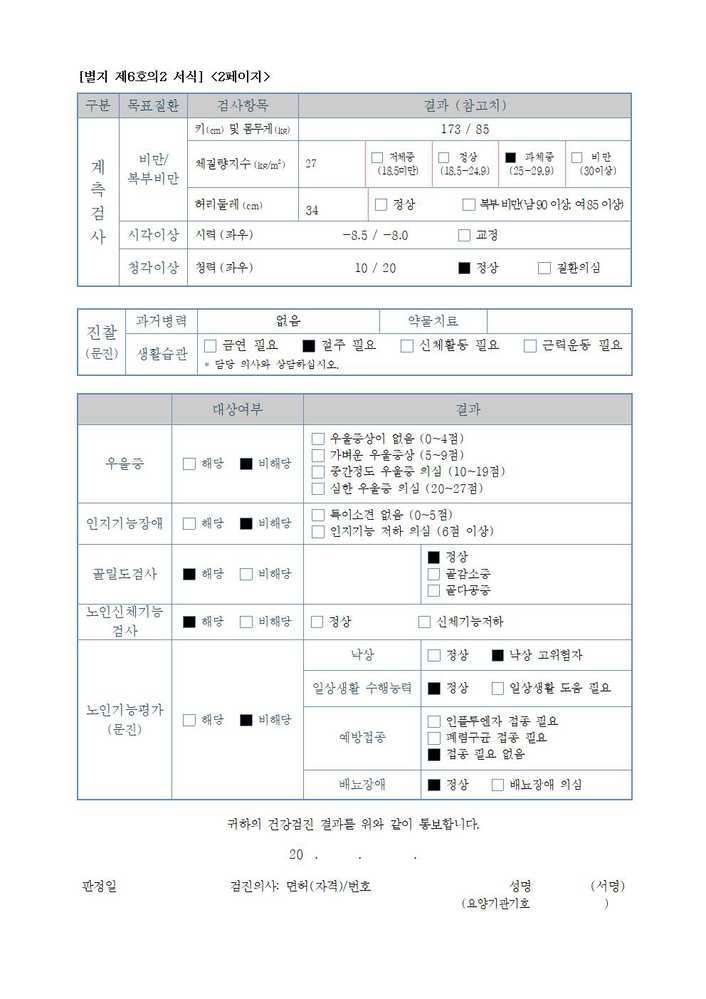
#> input picture framework/test002.png, 706 x 999 px, shrunk from 992 x 1403 before the run
$ python __main__.py out.png
#> lines starting #> are read from the running program, lines starting #| are printed output that depends on the picture; after the words box and inside, x2 and y2 are one past the last pixel; in counts of white or black regions, pixels touching at a corner belong together
### framework/extract_tables.py
import os
import cv2

def find_tables(image):
    BLUR_KERNEL_SIZE = (17, 17)
    STD_DEV_X_DIRECTION = 0
    STD_DEV_Y_DIRECTION = 0
    blurred = cv2.GaussianBlur(image, BLUR_KERNEL_SIZE, STD_DEV_X_DIRECTION, STD_DEV_Y_DIRECTION)
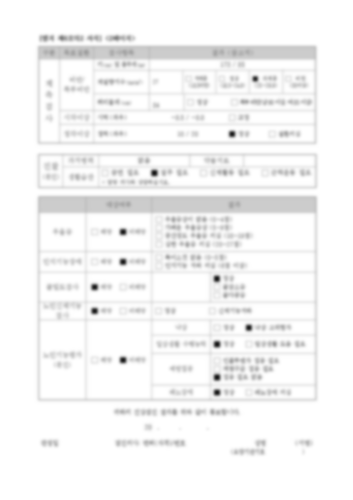
#> blurred: shape (999, 706) (shown at 1/2 size); min 20, max 255, mean 245
    MAX_COLOR_VAL = 255
    BLOCK_SIZE = 15
    SUBTRACT_FROM_MEAN = -2

    img_bin = cv2.adaptiveThreshold(
        ~blurred,
        MAX_COLOR_VAL,
        cv2.ADAPTIVE_THRESH_MEAN_C,
        cv2.THRESH_BINARY,
        BLOCK_SIZE,
        SUBTRACT_FROM_MEAN,
    )
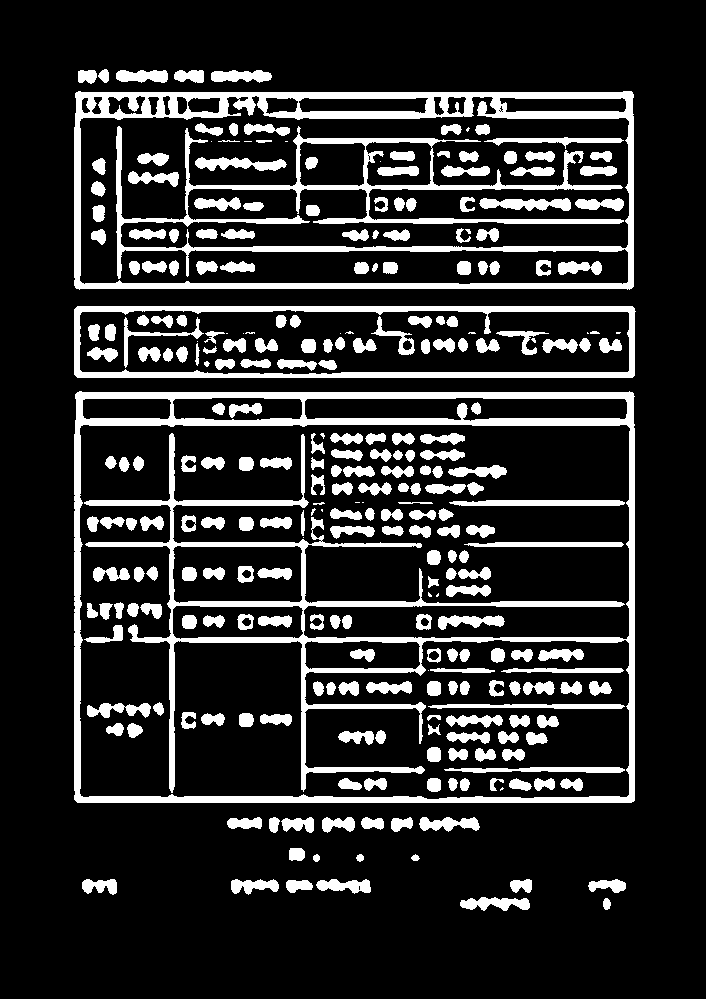
#> img_bin: shape (999, 706); 16.7% white; 289 white regions (26 under 20 px), largest, box (x1, y1, x2, y2) and area: (74, 391, 635, 803) 30041, (74, 91, 634, 290) 24325, (74, 306, 636, 378) 7289
    vertical = horizontal = img_bin.copy()
    SCALE = 5
    image_width, image_height = horizontal.shape
    horizontal_kernel = cv2.getStructuringElement(cv2.MORPH_RECT, (int(image_width / SCALE), 1))
    horizontally_opened = cv2.morphologyEx(img_bin, cv2.MORPH_OPEN, horizontal_kernel)
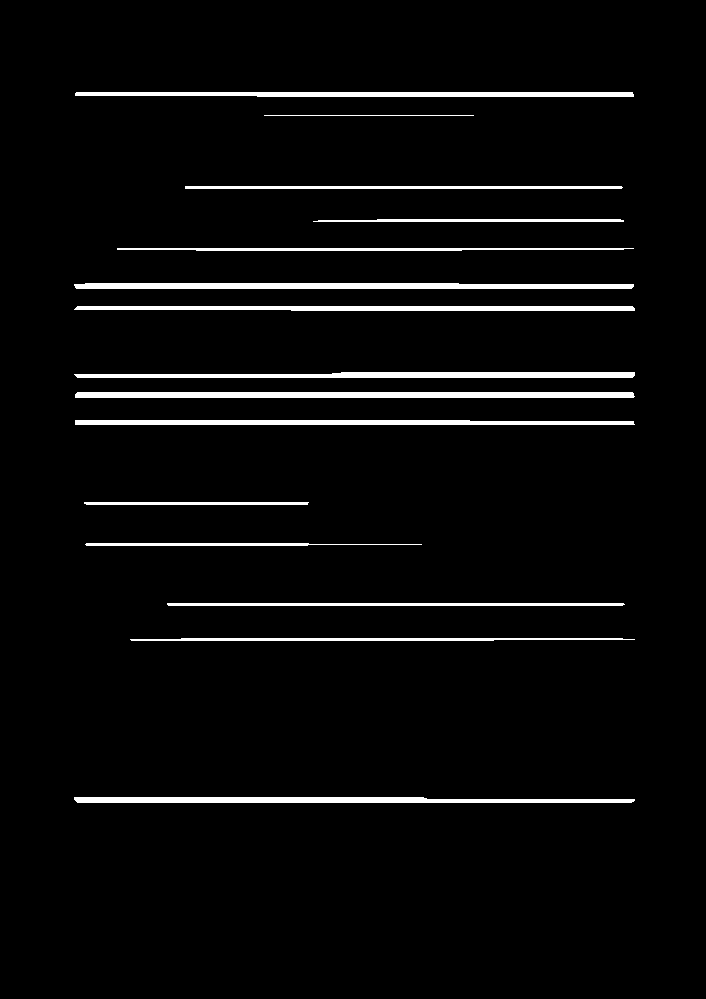
#> horizontally_opened: shape (999, 706); 4% white; 15 white regions, largest, box (x1, y1, x2, y2) and area: (75, 392, 635, 398) 3351, (74, 283, 634, 289) 3167, (74, 797, 635, 803) 2937
    vertical_kernel = cv2.getStructuringElement(cv2.MORPH_RECT, (1, int(image_height / SCALE)))
    vertically_opened = cv2.morphologyEx(img_bin, cv2.MORPH_OPEN, vertical_kernel)
#> vertically_opened: shape (999, 706); 1.3% white; 7 white regions, largest, box (x1, y1, x2, y2) and area: (629, 392, 635, 803) 2386, (74, 391, 80, 803) 2168, (74, 91, 81, 290) 1265

    horizontally_dilated = cv2.dilate(horizontally_opened, cv2.getStructuringElement(cv2.MORPH_RECT, (40, 1)))
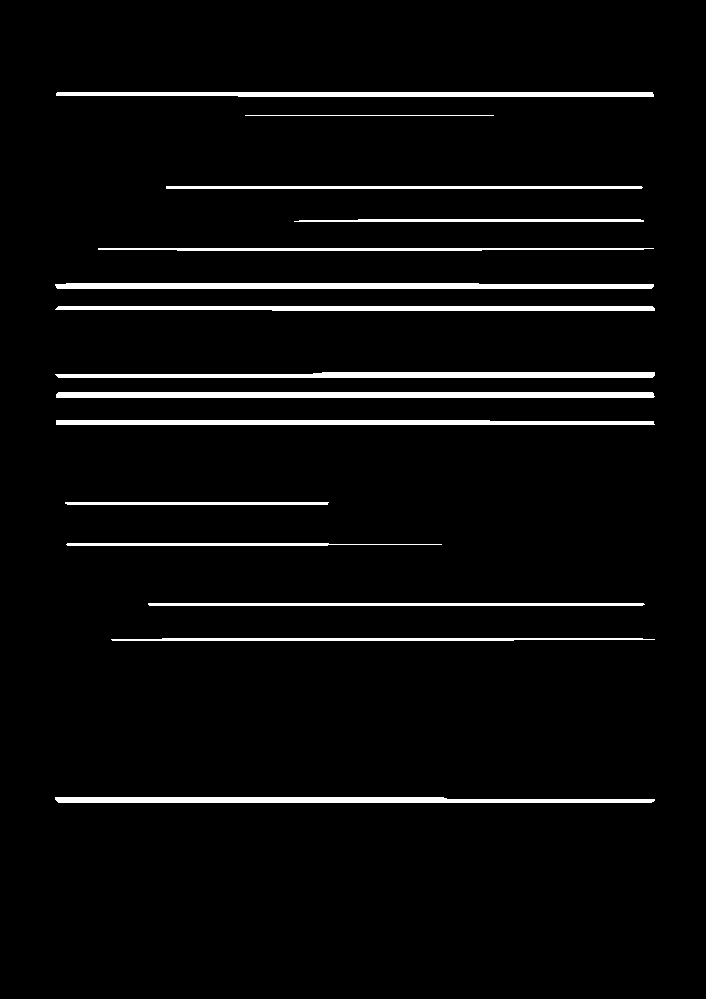
#> horizontally_dilated: shape (999, 706); 4.3% white; 15 white regions, largest, box (x1, y1, x2, y2) and area: (56, 392, 655, 398) 3585, (55, 283, 654, 289) 3401, (55, 797, 655, 803) 3171
    vertically_dilated = cv2.dilate(vertically_opened, cv2.getStructuringElement(cv2.MORPH_RECT, (1, 60)))
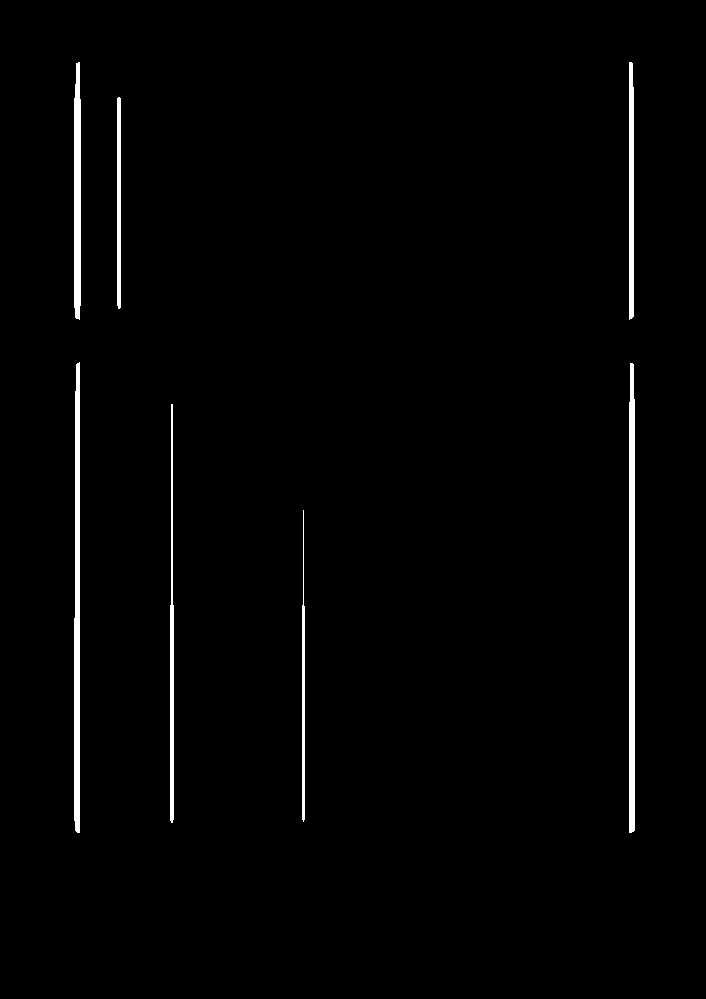
#> vertically_dilated: shape (999, 706); 1.6% white; 7 white regions

    mask = horizontally_dilated + vertically_dilated
    contours, heirarchy = cv2.findContours(
        mask, cv2.RETR_EXTERNAL, cv2.CHAIN_APPROX_SIMPLE,
    )
#> contours = 2 contours; box (x1, y1, x2, y2) and area: (55, 362, 655, 833) 241176, (55, 62, 655, 320) 122402
#> (the rest of the program and of its run is left out)
